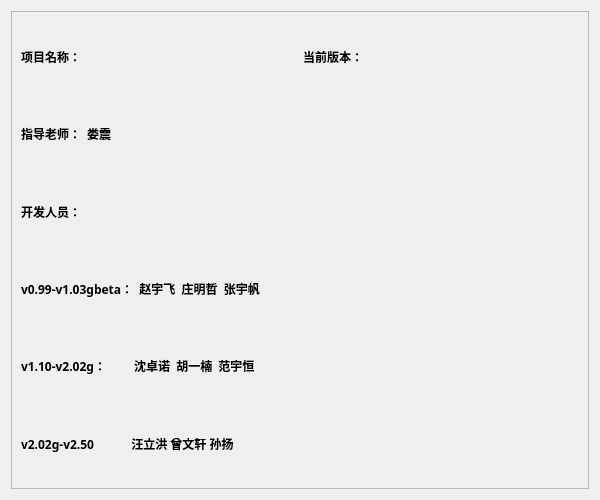
<?xml version="1.0" encoding="UTF-8"?>
<ui version="4.0">
 <class>AboutDialog</class>
 <widget class="QDialog" name="AboutDialog">
  <property name="geometry">
   <rect>
    <x>0</x>
    <y>0</y>
    <width>600</width>
    <height>500</height>
   </rect>
  </property>
  <property name="windowTitle">
   <string>Dialog</string>
  </property>
  <layout class="QHBoxLayout" name="horizontalLayout">
   <item>
    <widget class="QScrollArea" name="scrollArea">
     <property name="widgetResizable">
      <bool>true</bool>
     </property>
     <widget class="QWidget" name="scrollAreaWidgetContents">
      <property name="geometry">
       <rect>
        <x>0</x>
        <y>0</y>
        <width>586</width>
        <height>486</height>
       </rect>
      </property>
      <layout class="QGridLayout" name="gridLayout">
       <item row="0" column="0">
        <widget class="QLabel" name="nameLabel">
         <property name="font">
          <font>
           <family>Agency FB</family>
           <weight>75</weight>
           <bold>true</bold>
          </font>
         </property>
         <property name="text">
          <string>项目名称：</string>
         </property>
        </widget>
       </item>
       <item row="4" column="0" colspan="2">
        <widget class="QLabel" name="member2">
         <property name="font">
          <font>
           <family>Agency FB</family>
           <weight>75</weight>
           <bold>true</bold>
          </font>
         </property>
         <property name="text">
          <string>v1.10-v2.02g：         沈卓诺  胡一楠  范宇恒</string>
         </property>
        </widget>
       </item>
       <item row="0" column="1">
        <widget class="QLabel" name="versionLabel">
         <property name="font">
          <font>
           <family>Agency FB</family>
           <weight>75</weight>
           <bold>true</bold>
          </font>
         </property>
         <property name="text">
          <string>当前版本：</string>
         </property>
        </widget>
       </item>
       <item row="1" column="0">
        <widget class="QLabel" name="teacherLabel">
         <property name="font">
          <font>
           <family>Agency FB</family>
           <weight>75</weight>
           <bold>true</bold>
          </font>
         </property>
         <property name="text">
          <string>指导老师：  娄震</string>
         </property>
        </widget>
       </item>
       <item row="2" column="0">
        <widget class="QLabel" name="memberLabel">
         <property name="font">
          <font>
           <family>Agency FB</family>
           <weight>75</weight>
           <bold>true</bold>
          </font>
         </property>
         <property name="text">
          <string>开发人员：</string>
         </property>
        </widget>
       </item>
       <item row="3" column="0" colspan="2">
        <widget class="QLabel" name="member1">
         <property name="font">
          <font>
           <family>Agency FB</family>
           <weight>75</weight>
           <bold>true</bold>
          </font>
         </property>
         <property name="text">
          <string>v0.99-v1.03gbeta：  赵宇飞  庄明哲  张宇帆</string>
         </property>
        </widget>
       </item>
       <item row="5" column="0">
        <layout class="QHBoxLayout" name="horizontalLayout_2">
         <item>
          <widget class="QLabel" name="label">
           <property name="font">
            <font>
             <family>Agency FB</family>
             <weight>75</weight>
             <italic>false</italic>
             <bold>true</bold>
             <underline>false</underline>
            </font>
           </property>
           <property name="text">
            <string>v2.02g-v2.50            汪立洪 曾文轩 孙扬</string>
           </property>
          </widget>
         </item>
        </layout>
       </item>
      </layout>
     </widget>
    </widget>
   </item>
  </layout>
 </widget>
 <tabstops>
  <tabstop>scrollArea</tabstop>
 </tabstops>
 <resources/>
 <connections/>
</ui>
